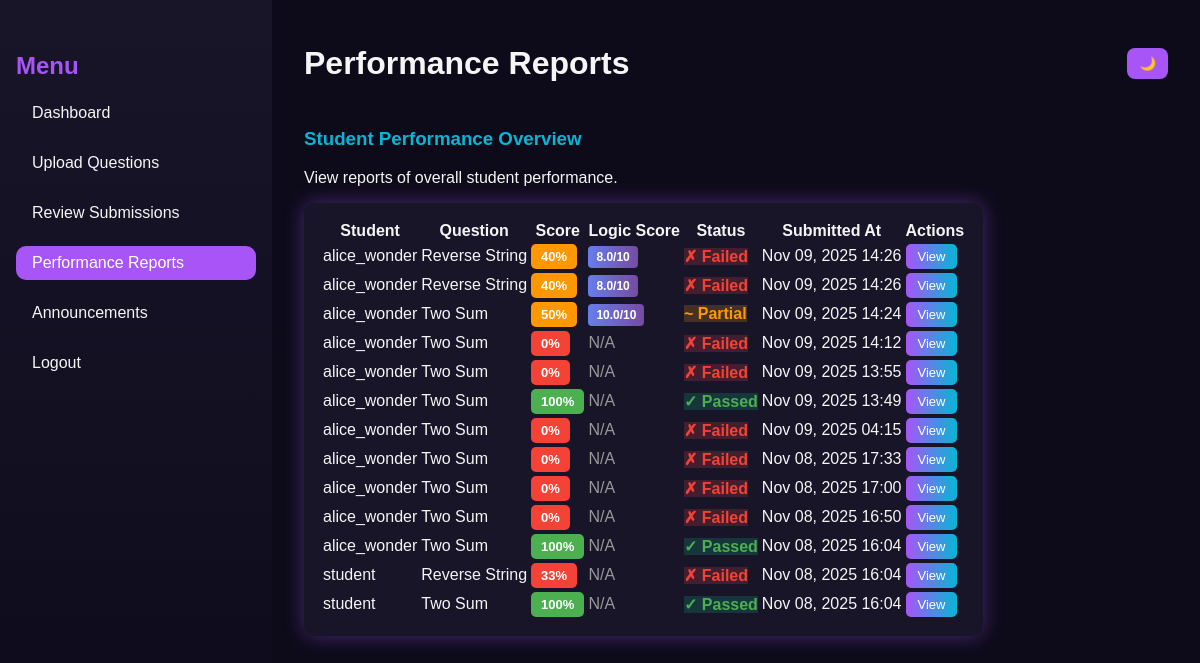
Before: /faculty/performance-reports/ (signed in) with the older database file.
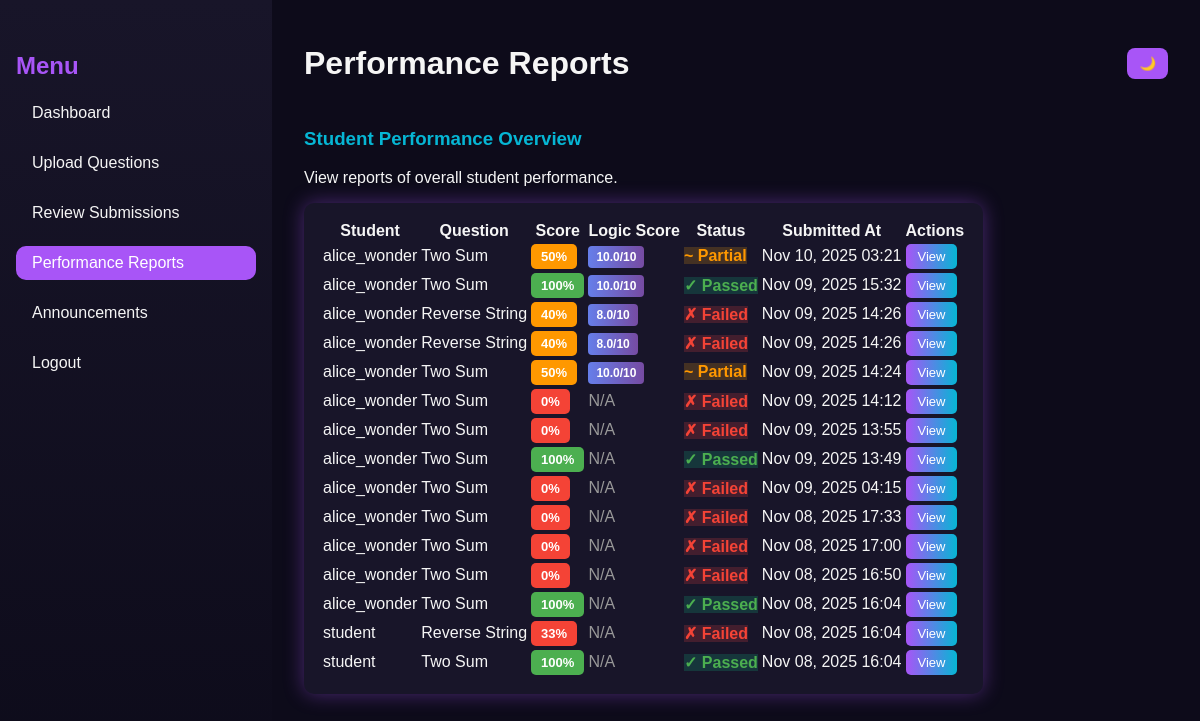
After: the same page with the newer database file.
### core/models.py (models this page shows, shortened)
class Submission(models.Model):
    student = models.ForeignKey(Student, on_delete=models.CASCADE)
    question = models.ForeignKey(Question, on_delete=models.CASCADE)
    code = models.TextField()
    language = models.CharField(max_length=20)
    result = models.JSONField(null=True, blank=True)  # store output, correctness, AI feedback
    score = models.FloatField(default=0)
    submitted_at = models.DateTimeField(auto_now_add=True)

class Student(models.Model):
    user = models.OneToOneField(User, on_delete=models.CASCADE)
    faculty = models.ForeignKey(Faculty, on_delete=models.SET_NULL, null=True, blank=True)
    group = models.CharField(max_length=100, blank=True, null=True)

class Question(models.Model):
    faculty = models.ForeignKey(Faculty, on_delete=models.CASCADE, related_name='questions')
    title = models.CharField(max_length=255)
    description = models.TextField()
    difficulty = models.CharField(
        max_length=20,
        choices=[('Easy', 'Easy'), ('Medium', 'Medium'), ('Hard', 'Hard')],
        default='Easy'
    )
    marks = models.IntegerField(default=0)
    created_at = models.DateTimeField(auto_now_add=True)
    example_input = models.TextField(blank=True)
    example_output = models.TextField(blank=True)
    constraints = models.TextField(blank=True)

### core/views.py (the view)
# urls.py: path('faculty/performance-reports/', views.performance_reports, name='performance_reports'),
@login_required
def performance_reports(request):
    submissions = Submission.objects.select_related('student__user', 'question').order_by('-submitted_at')
    return render(request, 'core/performance_reports.html', {"submissions": submissions})

### core/templates/core/performance_reports.html (shortened to what this page needs)
{% load static %}
<!DOCTYPE html>
<html lang="en">
<head>
  <link rel="stylesheet" href="{% static 'dynamic/CSS/faculty_dashboard.css' %}" />
</head>
<body>
  <div class="dashboard">
    <aside class="sidebar">
      <h2 class="menu-title">Menu</h2>
      <ul>
        <li><a href="{% url 'faculty_dashboard' %}">Dashboard</a></li>
        <li><a href="{% url 'upload_question' %}">Upload Questions</a></li>
        <li><a href="{% url 'review_submissions' %}">Review Submissions</a></li>
        <li><a href="{% url 'performance_reports' %}" class="active">Performance Reports</a></li>
        <li><a href="{% url 'faculty_announcements' %}">Announcements</a></li>
        <li><a href="{% url 'logout' %}">Logout</a></li>
      </ul>
    </aside>
    <main class="main-content">
      <header class="topbar">
        <h1>Performance Reports</h1>
        <div class="theme-toggle">
          <button id="themeToggle">🌙</button>
        </div>
      </header>
      <section class="overview">
        <h3>Student Performance Overview</h3>
        <p>View reports of overall student performance.</p>
        <table class="performance-table">
          <thead>
            <tr>
              <th>Student</th>
              <th>Question</th>
              <th>Score</th>
              <th>Logic Score</th>
              <th>Status</th>
              <th>Submitted At</th>
              <th>Actions</th>
            </tr>
          </thead>
          <tbody>
            {% for submission in submissions %}
              <tr>
                <td>{{ submission.student.user.username }}</td>
                <td>{{ submission.question.title }}</td>
                <td>
                  <span class="score-badge {% if submission.score >= 70 %}score-high{% elif submission.score >= 40 %}score-medium{% else %}score-low{% endif %}">
                    {{ submission.score|floatformat:0 }}%
                  </span>
                </td>
                <td>
                  {% if submission.result.logic_score is not None %}
                    <span class="logic-badge">{{ submission.result.logic_score }}/10</span>
                  {% else %}
                    <span style="color: #999;">N/A</span>
                  {% endif %}
                </td>
                <td>
                  {% if submission.score == 100 %}
                    <span class="status-passed">✓ Passed</span>
                  {% elif submission.score >= 50 %}
                    <span class="status-partial">~ Partial</span>
                  {% else %}
                    <span class="status-failed">✗ Failed</span>
                  {% endif %}
                </td>
                <td>{{ submission.submitted_at|date:"M d, Y H:i" }}</td>
                <td>
                  <button class="view-btn" onclick="showDetails({{ submission.id }})">View</button>
                </td>
              </tr>
            {% empty %}
              <tr>
                <td colspan="7">No submissions yet.</td>
              </tr>
            {% endfor %}
          </tbody>
        </table>
      </section>
    </main>
  </div>
</body>
</html>

### core/static/dynamic/CSS/faculty_dashboard.css (style rules this page uses)
:root { --bg-dark: #0d0b1a; --bg-light: #f4f4f8; --text-dark: #f5f5f5; --text-light: #222; --accent1: #a855f7; --accent2: #06b6d4; --card-dark: #181529; --card-light: #ffffff; --shadow-glow: 0 0 20px rgba(168, 85, 247, 0.4); }
body { font-family: "Poppins", sans-serif; margin: 0; background-color: var(--bg-dark); color: var(--text-dark); transition: background 0.4s, color 0.4s; }
.dashboard { display: flex; height: 100vh; }
.sidebar { width: 240px; background: linear-gradient(180deg, #181529, #0d0b1a); padding: 2rem 1rem; box-shadow: var(--shadow-glow); }
.sidebar .menu-title { color: var(--accent1); font-weight: 700; font-size: 1.5rem; margin-bottom: 1rem; }
.sidebar ul { list-style: none; padding: 0; }
.sidebar ul li { margin: 1rem 0; }
.sidebar ul li a { color: var(--text-dark); text-decoration: none; font-size: 1rem; display: block; padding: 0.5rem 1rem; border-radius: 10px; transition: background 0.3s; }
.sidebar ul li a:hover, .sidebar ul li a.active { background: var(--accent1); color: #fff; }
.main-content { flex: 1; background: var(--bg-dark); color: var(--text-dark); padding: 1.5rem 2rem; overflow-y: auto; transition: background 0.4s, color 0.4s; }
.topbar { display: flex; justify-content: space-between; align-items: center; }
.theme-toggle button { background: var(--accent1); border: none; padding: 8px 12px; border-radius: 8px; color: white; cursor: pointer; transition: 0.3s; }
.overview h3 { color: var(--accent2); margin-top: 1.5rem; }
.upload-form, .overview table { background: var(--card-dark); padding: 1rem; border-radius: 10px; box-shadow: var(--shadow-glow); margin-top: 1rem; }
.score-badge { padding: 4px 12px; border-radius: 6px; font-weight: 700; font-size: 0.9rem; }
.score-high { background: linear-gradient(135deg, #10b981, #34d399); color: white; }
.score-medium { background: linear-gradient(135deg, #f59e0b, #fbbf24); color: white; }
.score-low { background: linear-gradient(135deg, #ef4444, #f87171); color: white; }
.status-passed { background: rgba(16, 185, 129, 0.2); color: #10b981; }
.status-partial { background: rgba(245, 158, 11, 0.2); color: #f59e0b; }
.status-failed { background: rgba(239, 68, 68, 0.2); color: #ef4444; }

### core/templates/core/performance_reports.html (style rules this page uses)
.score-badge { padding: 5px 10px; border-radius: 5px; font-weight: 600; font-size: 13px; }
.score-high { background: #4caf50; color: white; }
.score-medium { background: #ff9800; color: white; }
.score-low { background: #f44336; color: white; }
.logic-badge { background: linear-gradient(90deg, #667eea, #764ba2); color: white; padding: 4px 8px; border-radius: 4px; font-size: 12px; font-weight: 600; }
.status-passed { color: #4caf50; font-weight: 600; }
.status-partial { color: #ff9800; font-weight: 600; }
.status-failed { color: #f44336; font-weight: 600; }
.view-btn { background: linear-gradient(90deg, #a855f7, #06b6d4); color: white; border: none; padding: 5px 12px; border-radius: 5px; cursor: pointer; font-size: 13px; }

Changed rows visible on the page:
added Submission: student.user.username "alice_wonder", question "Two Sum", score "50", result.logic_score "10.0", shows "~ Partial", submitted_at "Nov 10, 2025 03:21"
added Submission: student.user.username "alice_wonder", question "Two Sum", score "100", result.logic_score "10.0", shows "✓ Passed", submitted_at "Nov 09, 2025 15:32"
